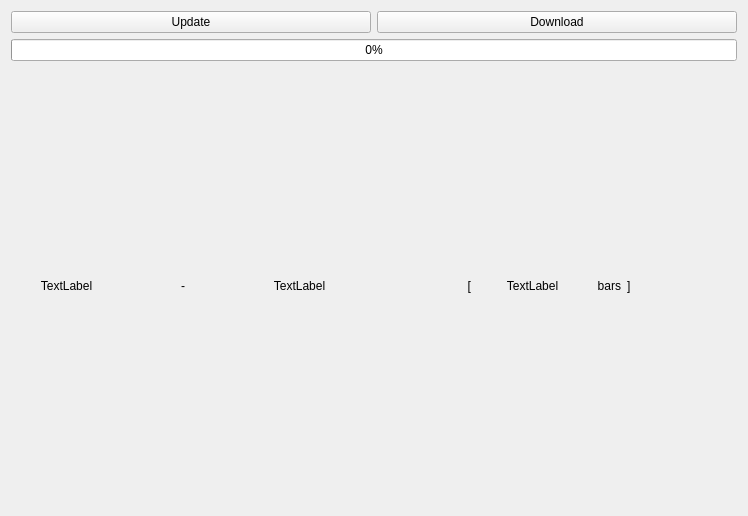
<?xml version="1.0" encoding="UTF-8"?>
<ui version="4.0">
 <class>Form</class>
 <widget class="QWidget" name="Form">
  <property name="geometry">
   <rect>
    <x>0</x>
    <y>0</y>
    <width>748</width>
    <height>516</height>
   </rect>
  </property>
  <property name="windowTitle">
   <string>Form</string>
  </property>
  <layout class="QGridLayout" name="gridLayout_2">
   <item row="0" column="1">
    <widget class="QPushButton" name="downloadButton">
     <property name="sizePolicy">
      <sizepolicy hsizetype="Preferred" vsizetype="Fixed">
       <horstretch>0</horstretch>
       <verstretch>0</verstretch>
      </sizepolicy>
     </property>
     <property name="text">
      <string>Download</string>
     </property>
    </widget>
   </item>
   <item row="0" column="0">
    <widget class="QPushButton" name="updateButton">
     <property name="text">
      <string>Update</string>
     </property>
    </widget>
   </item>
   <item row="1" column="0" colspan="2">
    <widget class="QProgressBar" name="progressBar">
     <property name="value">
      <number>0</number>
     </property>
    </widget>
   </item>
  <item row="2" column="0" colspan="2">
    <layout class="QHBoxLayout" name="horizontalLayout_2">
     <item>
      <widget class="QLabel" name="fromLabel">
       <property name="text">
        <string>TextLabel</string>
       </property>
       <property name="alignment">
        <set>Qt::AlignCenter</set>
       </property>
      </widget>
     </item>
     <item>
      <widget class="QLabel" name="label_2">
       <property name="text">
        <string>-</string>
       </property>
       <property name="alignment">
        <set>Qt::AlignCenter</set>
       </property>
      </widget>
     </item>
     <item>
      <widget class="QLabel" name="toLabel">
       <property name="text">
        <string>TextLabel</string>
       </property>
       <property name="alignment">
        <set>Qt::AlignCenter</set>
       </property>
      </widget>
     </item>
     <item>
      <widget class="QLabel" name="label_4">
       <property name="text">
        <string>[</string>
       </property>
       <property name="alignment">
        <set>Qt::AlignRight|Qt::AlignTrailing|Qt::AlignVCenter</set>
       </property>
      </widget>
     </item>
     <item>
      <widget class="QLabel" name="barCountLabel">
       <property name="sizePolicy">
        <sizepolicy hsizetype="Preferred" vsizetype="Preferred">
         <horstretch>0</horstretch>
         <verstretch>0</verstretch>
        </sizepolicy>
       </property>
       <property name="text">
        <string>TextLabel</string>
       </property>
       <property name="alignment">
        <set>Qt::AlignCenter</set>
       </property>
      </widget>
     </item>
     <item>
      <widget class="QLabel" name="label">
       <property name="sizePolicy">
        <sizepolicy hsizetype="Fixed" vsizetype="Preferred">
         <horstretch>0</horstretch>
         <verstretch>0</verstretch>
        </sizepolicy>
       </property>
       <property name="text">
        <string> bars</string>
       </property>
       <property name="alignment">
        <set>Qt::AlignRight|Qt::AlignTrailing|Qt::AlignVCenter</set>
       </property>
      </widget>
     </item>
     <item>
      <widget class="QLabel" name="label_6">
       <property name="text">
        <string>]</string>
       </property>
      </widget>
     </item>
    </layout>
   </item>
  </layout>
 </widget>
 <resources/>
 <connections/>
</ui>
